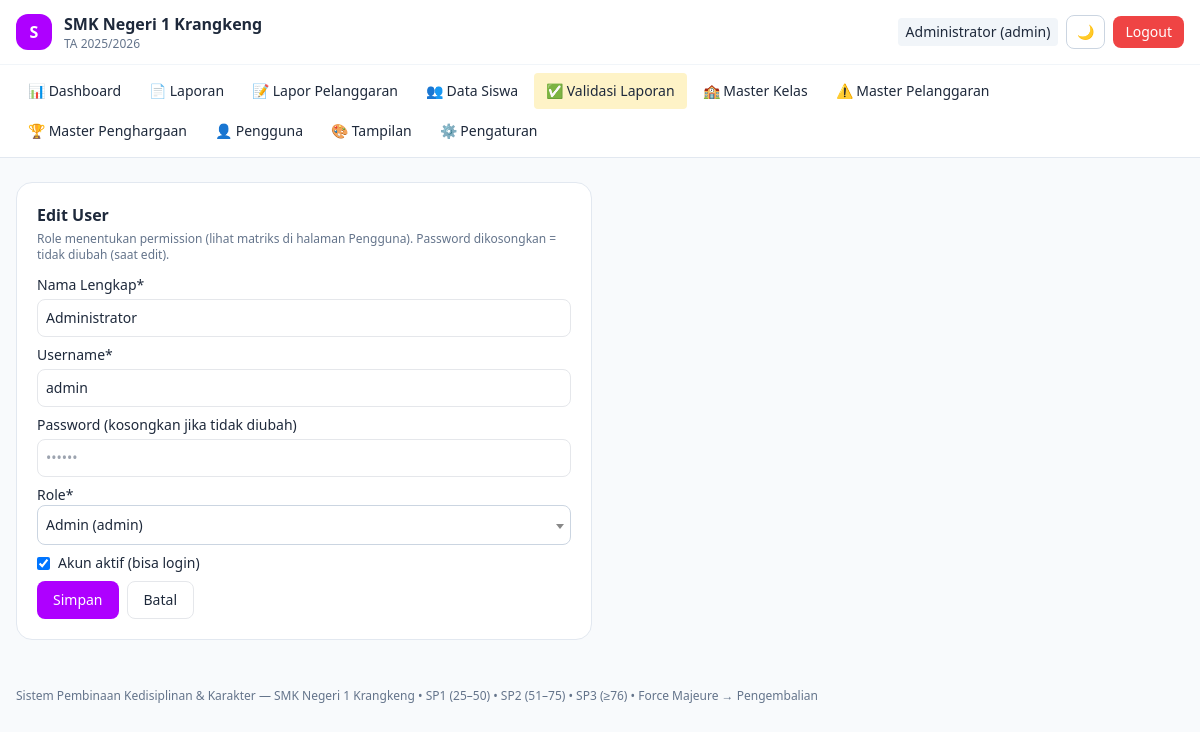
Screenshot of /users-form?id=1 (signed in) with the database file from the repository.
### tables this page shows
CREATE TABLE `pengaturan_sekolah` (
  `id` int NOT NULL AUTO_INCREMENT,
  `nama_sekolah` varchar(150) NOT NULL DEFAULT 'SMK Negeri 1 Krangkeng',
  `alamat` text,
  `telepon` varchar(30) DEFAULT NULL,
  `email` varchar(100) DEFAULT NULL,
  `tahun_ajaran_aktif` varchar(20) NOT NULL DEFAULT '2025/2026',
  `semester_aktif` enum('Ganjil','Genap') NOT NULL DEFAULT 'Ganjil',
  `logo_path` varchar(255) DEFAULT NULL COMMENT 'path relatif ex: uploads/logo/logo-171xxx.png',
  `kepala_sekolah_nama` varchar(100) DEFAULT NULL,
  `kepala_sekolah_nip` varchar(30) DEFAULT NULL,
  `created_at` timestamp NULL DEFAULT CURRENT_TIMESTAMP,
  `updated_at` timestamp NULL DEFAULT CURRENT_TIMESTAMP ON UPDATE CURRENT_TIMESTAMP,
  PRIMARY KEY (`id`)
);

CREATE TABLE `users` (
  `id` int NOT NULL AUTO_INCREMENT,
  `nama` varchar(100) NOT NULL,
  `username` varchar(50) NOT NULL,
  `password_hash` varchar(255) NOT NULL,
  `role` enum('admin','kepsek','wakasek','wali_kelas','osis') NOT NULL,
  `is_active` tinyint(1) NOT NULL DEFAULT '1',
  `created_at` timestamp NULL DEFAULT CURRENT_TIMESTAMP,
  PRIMARY KEY (`id`),
  UNIQUE KEY `username` (`username`)
);

### app/Core/View.php (called while the page is built, shortened)
<?php
class View
{
    public static function render(string $view, array $data = []): void
    {
        extract($data);
        $user = Auth::user();
        $setting = $data['setting'] ?? \App\Models\SettingModel::get();
        $viewFile = __DIR__ . '/../Views/' . $view . '.php';
        require __DIR__ . '/../Views/layouts/header.php';
        require $viewFile;
        require __DIR__ . '/../Views/layouts/footer.php';
    }
}

### app/Controllers/AppControllers.php (called while the page is built, shortened)
<?php
class UserController
{
    public function form(): void
    {
        $data = ['id' => '', 'nama' => '', 'username' => '', 'role' => 'wali_kelas', 'is_active' => 1];
        if (!empty($_GET['id'])) {
            $data = \App\Models\UserModel::find((int)$_GET['id']) ?? $data;
        }
        View::render('users/form', [
            'setting' => SettingModel::get(),
            'data' => $data,
            'error' => $_GET['err'] ?? null,
        ]);
    }
}

### app/Core/Router.php (called while the page is built, shortened)
<?php
class Router
{
    private array $routes = ['GET' => [], 'POST' => []];
    public function get(string $path, $handler, array $roles = []): void
    {
        $this->routes['GET'][$path] = ['handler' => $handler, 'roles' => $roles];
    }
    public function post(string $path, $handler, array $roles = []): void
    {
        $this->routes['POST'][$path] = ['handler' => $handler, 'roles' => $roles];
    }
    public function dispatch(): void
    {
        $method = $_SERVER['REQUEST_METHOD'];
        $uri = parse_url($_SERVER['REQUEST_URI'], PHP_URL_PATH);
        $uri = '/' . trim($uri, '/');
        $route = $this->routes[$method][$uri] ?? null;
        [$controller, $action] = $route['handler'];
        (new $controller())->$action();
    }
}

### public/index.php (called while the page is built, shortened)
<?php
require __DIR__ . '/../app/Core/Database.php';
require __DIR__ . '/../app/Core/Auth.php';
require __DIR__ . '/../app/Core/Router.php';
require __DIR__ . '/../app/Core/View.php';
require __DIR__ . '/../app/Models/AppModels.php';
require __DIR__ . '/../app/Controllers/AppControllers.php';
$router = new Router();
$router->get('/login', [AuthController::class, 'loginForm']);
$router->post('/login', [AuthController::class, 'login']);
$router->get('/logout', [AuthController::class, 'logout']);
$all = ['admin','kepsek','wakasek','wali_kelas','osis'];
$router->get('/dashboard', [DashboardController::class, 'index'], $all);
$router->get('/api/chart', [DashboardController::class, 'chartApi'], $all);
$router->get('/lapor-pelanggaran', [LaporanController::class, 'formPelanggaran'], $all);
$router->post('/lapor-pelanggaran', [LaporanController::class, 'simpanPelanggaran'], $all);
$router->post('/validasi', [LaporanController::class, 'validasi'], ['admin','wali_kelas']);
$router->get('/setting', [SettingController::class, 'index'], ['admin']);
$router->post('/setting', [SettingController::class, 'update'], ['admin']);
$router->get('/cetak-sp', [CetakController::class, 'sp'], ['admin','wali_kelas']);
$router->get('/cetak-sertifikat', [CetakController::class, 'sertifikat'], ['admin','wali_kelas']);
$router->get('/master-pelanggaran', [MasterController::class, 'pelanggaran'], ['admin']);
$router->post('/master-pelanggaran', [MasterController::class, 'simpanPelanggaran'], ['admin']);
$router->get('/master-pelanggaran-hapus', [MasterController::class, 'hapusPelanggaran'], ['admin']);
$router->get('/master-penghargaan', [MasterController::class, 'penghargaan'], ['admin']);
$router->post('/master-penghargaan', [MasterController::class, 'simpanPenghargaan'], ['admin']);
$router->get('/master-penghargaan-hapus', [MasterController::class, 'hapusPenghargaan'], ['admin']);
$router->get('/master-kelas', [MasterController::class, 'kelas'], ['admin']);
$router->post('/master-kelas', [MasterController::class, 'simpanKelas'], ['admin']);
$router->get('/master-kelas-hapus', [MasterController::class, 'hapusKelas'], ['admin']);
$router->get('/siswa', [SiswaController::class, 'index'], ['admin','wali_kelas','kepsek','wakasek']);
$router->get('/siswa-form', [SiswaController::class, 'form'], ['admin','wali_kelas']);
$router->post('/siswa-form', [SiswaController::class, 'simpan'], ['admin','wali_kelas']);
$router->get('/siswa-hapus', [SiswaController::class, 'hapus'], ['admin']);
$router->get('/siswa-detail', [SiswaController::class, 'detail'], ['admin','wali_kelas','kepsek','wakasek']);
$router->get('/siswa-import', [SiswaController::class, 'importForm'], ['admin','wali_kelas']);
$router->post('/siswa-import', [SiswaController::class, 'importProses'], ['admin','wali_kelas']);
$router->get('/validasi', [ValidasiController::class, 'index'], ['admin','wali_kelas']);
$router->post('/validasi-pelanggaran', [ValidasiController::class, 'putuskanPelanggaran'], ['admin','wali_kelas']);
$router->post('/validasi-penghargaan', [ValidasiController::class, 'putuskanPenghargaan'], ['admin','wali_kelas']);
$router->get('/laporan', [ReportController::class, 'index'], $all);
$router->get('/laporan-cetak', [ReportController::class, 'cetak'], $all);
$router->get('/laporan-export', [ReportController::class, 'export'], $all);
$router->get('/users', [\App\Controllers\UserController::class, 'index'], ['admin']);
$router->get('/users-form', [\App\Controllers\UserController::class, 'form'], ['admin']);
$router->post('/users-form', [\App\Controllers\UserController::class, 'simpan'], ['admin']);
$router->get('/users-hapus', [\App\Controllers\UserController::class, 'hapus'], ['admin']);
$router->get('/users-toggle', [\App\Controllers\UserController::class, 'toggle'], ['admin']);
$router->get('/tampilan', [\App\Controllers\TampilanController::class, 'index'], ['admin']);
$router->post('/tampilan', [\App\Controllers\TampilanController::class, 'update'], ['admin']);
$router->get('/tampilan-reset', [\App\Controllers\TampilanController::class, 'reset'], ['admin']);
$router->dispatch();

### app/Core/Database.php (called while the page is built, shortened)
<?php
class Database
{
    private static ?PDO $instance = null;
    public static function get(): PDO
    {
        if (self::$instance === null) {
            $cfg = require __DIR__ . '/../../config/config.php';
            $db = $cfg['db'];
            $dsn = "mysql:host={$db['host']};port={$db['port']};dbname={$db['name']};charset={$db['charset']}";
            try {
                self::$instance = new PDO($dsn, $db['user'], $db['pass'], [
                    PDO::ATTR_ERRMODE => PDO::ERRMODE_EXCEPTION,
                    PDO::ATTR_DEFAULT_FETCH_MODE => PDO::FETCH_ASSOC,
                ]);
            } catch (PDOException $e) {
                die('Koneksi database gagal: ' . htmlspecialchars($e->getMessage()));
            }
        }
        return self::$instance;
    }
}

### app/Models/AppModels.php (called while the page is built, shortened)
<?php
class SettingModel
{
    public static function get(): array
    {
        $row = Database::get()->query('SELECT * FROM pengaturan_sekolah LIMIT 1')->fetch();
        return $row ?: ['nama_sekolah' => 'SMK Negeri 1 Krangkeng', 'logo_path' => null, 'tahun_ajaran_aktif' => '2025/2026'];
    }
}
class UserModel
{
    public static function find(int $id): ?array
    {
        $st = Database::get()->prepare('SELECT * FROM users WHERE id=?');
        $st->execute([$id]);
        $row = $st->fetch();
        if ($row) unset($row['password_hash']);
        return $row ?: null;
    }
}
class TampilanModel
{
    public static function get(): array
    {
        $row = Database::get()->query('SELECT * FROM pengaturan_tampilan WHERE id=1')->fetch();
        return $row ?: ['warna_primer' => '#0284c7', 'font_family' => 'sistem', 'mode_default' => 'sistem', 'custom_css' => null];
    }
}

### app/Core/Auth.php (called while the page is built, shortened)
<?php
class Auth
{
    public static function user(): ?array
    {
        return $_SESSION['user'] ?? null;
    }
}

### config/config.php (called while the page is built, shortened)
<?php
return [
    'db' => [
        'host' => '127.0.0.1',
        'port' => '3306',
        'name' => 'tatibapp',
        'user' => 'root',
        'pass' => '',
        'charset' => 'utf8mb4',
    ],
    'upload' => [
        'bukti_dir' => __DIR__ . '/../public/uploads/bukti',
        'logo_dir'  => __DIR__ . '/../public/uploads/logo',
        'max_size'  => 2 * 1024 * 1024,
        'allowed'   => ['jpg','jpeg','png','webp'],
    ],
];

### app/Views/users/form.php (the view, shortened to what this page needs)
<div class="max-w-xl rounded-2xl p-5 bg-white dark:bg-slate-900 border border-slate-200 dark:border-slate-800">
<h1 class="font-semibold mb-1"><?= empty($data['id']) ? 'Tambah' : 'Edit' ?> User</h1>
<p class="text-xs text-slate-500 mb-3">Role menentukan permission (lihat matriks di halaman Pengguna). Password dikosongkan = tidak diubah (saat edit).</p>
<form method="post" action="/users-form" class="space-y-2 text-sm">
  <label class="block">Nama Lengkap*<input name="nama" required value="<?= htmlspecialchars($data['nama']) ?>" class="mt-1 w-full p-2 rounded-lg border dark:bg-slate-800 dark:border-slate-700"></label>
  <label class="block">Username*<input name="username" required value="<?= htmlspecialchars($data['username']) ?>" class="mt-1 w-full p-2 rounded-lg border dark:bg-slate-800 dark:border-slate-700"></label>
  <label class="block">Password<?= empty($data['id']) ? '*' : ' (kosongkan jika tidak diubah)' ?><input type="password" name="password" <?= empty($data['id']) ? 'required' : '' ?> placeholder="<?= empty($data['id']) ? 'cth: wali123' : '••••••' ?>" class="mt-1 w-full p-2 rounded-lg border dark:bg-slate-800 dark:border-slate-700"></label>
  <label class="block">Role*</label>
  <label class="flex gap-2 items-center"><input type="checkbox" name="is_active" value="1" <?= !empty($data['is_active']) ? 'checked' : '' ?>> Akun aktif (bisa login)</label>
  <div class="flex gap-2">
    <button class="px-4 py-2 rounded-lg bg-sky-600 text-white">Simpan</button>
    <a href="/users" class="px-4 py-2 rounded-lg border">Batal</a>
  </div>
</form></div>

### app/Views/layouts/header.php (shortened to what this page needs)
<!DOCTYPE html>
<html lang="id" class="">
<head>
<script src="https://cdn.tailwindcss.com"></script>
<link href="https://cdn.jsdelivr.net/npm/select2@4.1.0-rc.0/dist/css/select2.min.css" rel="stylesheet" />
<link href="https://cdnjs.cloudflare.com/ajax/libs/font-awesome/6.5.2/css/all.min.css" rel="stylesheet" />
<link href="https://cdn.datatables.net/1.13.8/css/jquery.dataTables.min.css" rel="stylesheet" />
<link href="/assets/css/custom.css?v=3" rel="stylesheet" />
</head>
<body class="bg-slate-50 dark:bg-slate-950 text-slate-800 dark:text-slate-100 min-h-screen text-[15px] sm:text-base">
<nav class="sticky top-0 z-20 backdrop-blur bg-white/90 dark:bg-slate-900/90 border-b border-slate-200 dark:border-slate-800">
  <div class="max-w-7xl mx-auto px-3 sm:px-4 py-2.5 sm:py-3 flex items-center gap-2 sm:gap-3">
    <?php if (!empty($setting['logo_path'])): ?>
      <img src="/<?= htmlspecialchars($setting['logo_path']) ?>" class="w-8 h-8 sm:w-9 sm:h-9 rounded object-cover shrink-0" alt="logo">
    <?php else: ?>
      <div class="w-8 h-8 sm:w-9 sm:h-9 rounded-xl bg-sky-500 text-white grid place-items-center font-bold shrink-0">S</div>
    <?php endif; ?>
    <div class="font-semibold text-sm sm:text-base leading-tight min-w-0">
      <span class="block truncate"><?= htmlspecialchars($setting['nama_sekolah'] ?? 'SMK Negeri 1 Krangkeng') ?></span>
      <span class="block text-[11px] sm:text-xs font-normal text-slate-500">TA <?= htmlspecialchars($setting['tahun_ajaran_aktif'] ?? '') ?></span>
    </div>
    <div class="ml-auto flex items-center gap-1.5 sm:gap-2 text-sm shrink-0">
      <span class="hidden md:inline-block px-2 py-1 rounded bg-slate-100 dark:bg-slate-800 max-w-[220px] truncate"><?= htmlspecialchars($user['nama'] ?? '') ?> (<?= htmlspecialchars($user['role'] ?? '') ?>)</span>
      <button onclick="document.documentElement.classList.toggle('dark');localStorage.theme=document.documentElement.classList.contains('dark')?'dark':'light'" aria-label="Toggle dark mode" class="px-2.5 py-1.5 rounded-lg border border-slate-300 dark:border-slate-700">🌙</button>
      <a href="/logout" class="hidden sm:inline-block px-3 py-1.5 rounded-lg bg-red-500 text-white">Logout</a>
    </div>
  </div>
  <div id="navMenu" class="hidden md:block border-t border-slate-100 dark:border-slate-800/60">
    <div class="max-w-7xl mx-auto px-3 sm:px-4 py-2 flex flex-col md:flex-row md:flex-wrap gap-1 text-sm">
      <a href="/dashboard" class="px-3 py-2 rounded hover:bg-slate-100 dark:hover:bg-slate-800">📊 Dashboard</a>
      <a href="/laporan" class="px-3 py-2 rounded hover:bg-slate-100 dark:hover:bg-slate-800">📄 Laporan</a>
      <a href="/lapor-pelanggaran" class="px-3 py-2 rounded hover:bg-slate-100 dark:hover:bg-slate-800">📝 Lapor Pelanggaran</a>
      <a href="/siswa" class="px-3 py-2 rounded hover:bg-slate-100 dark:hover:bg-slate-800">👥 Data Siswa</a>
      <?php if (in_array($user['role'] ?? '', ['admin','wali_kelas'])): ?><a href="/validasi" class="px-3 py-2 rounded bg-amber-100 dark:bg-amber-900 hover:opacity-80">✅ Validasi Laporan</a><?php endif; ?>
      <?php if (in_array($user['role'] ?? '', ['admin'])): ?>
        <a href="/master-kelas" class="px-3 py-2 rounded hover:bg-slate-100 dark:hover:bg-slate-800">🏫 Master Kelas</a>
        <a href="/master-pelanggaran" class="px-3 py-2 rounded hover:bg-slate-100 dark:hover:bg-slate-800">⚠️ Master Pelanggaran</a>
        <a href="/master-penghargaan" class="px-3 py-2 rounded hover:bg-slate-100 dark:hover:bg-slate-800">🏆 Master Penghargaan</a>
      <a href="/users" class="px-3 py-2 rounded hover:bg-slate-100 dark:hover:bg-slate-800">👤 Pengguna</a>
      <a href="/tampilan" class="px-3 py-2 rounded hover:bg-slate-100 dark:hover:bg-slate-800">🎨 Tampilan</a>
      <a href="/setting" class="px-3 py-2 rounded hover:bg-slate-100 dark:hover:bg-slate-800">⚙️ Pengaturan</a>
      <?php endif; ?>
    </div>
  </div>
</nav>
<main class="max-w-7xl mx-auto px-3 sm:px-4 py-4 sm:py-6">

### app/Views/layouts/footer.php (shortened to what this page needs)
</main>
<footer class="max-w-7xl mx-auto px-4 py-6 text-xs text-slate-500 dark:text-slate-400">
  Sistem Pembinaan Kedisiplinan & Karakter — <?= htmlspecialchars($setting['nama_sekolah'] ?? '') ?> • SP1 (25–50) • SP2 (51–75) • SP3 (≥76) • Force Majeure → Pengembalian
</footer>
</body>
</html>

### rows the page displays
pengaturan_sekolah: nama_sekolah "SMK Negeri 1 Krangkeng", tahun_ajaran_aktif "2025/2026"
users: nama "Administrator", role "admin", username "admin", is_active "☑"
